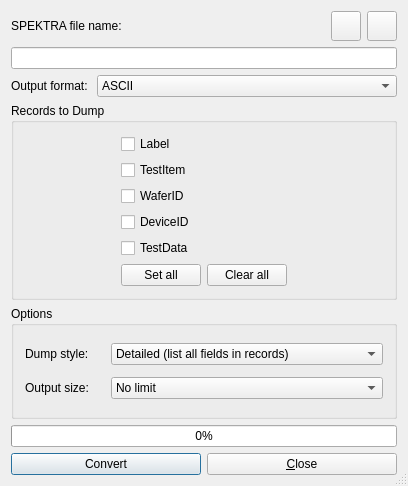
<ui version="4.0" >
 <class>ImportSpektraDialog_base</class>
 <widget class="QDialog" name="ImportSpektraDialog_base" >
  <property name="geometry" >
   <rect>
    <x>0</x>
    <y>0</y>
    <width>408</width>
    <height>486</height>
   </rect>
  </property>
  <property name="windowTitle" >
   <string>Import Spektra test files</string>
  </property>
  <property name="windowIcon">
   <iconset resource="gex.qrc">
    <normaloff>:/gex/icons/gex_application_48x48.png</normaloff>:/gex/icons/gex_application_48x48.png</iconset>
  </property>
  <property name="autoFillBackground" >
   <bool>true</bool>
  </property>
  <property name="sizeGripEnabled" >
   <bool>true</bool>
  </property>
  <layout class="QVBoxLayout" >
   <item>
    <layout class="QHBoxLayout" name="hBoxLayoutFileName" >
     <item>
      <widget class="QLabel" name="labelFileName" >
       <property name="text" >
        <string>SPEKTRA file name:</string>
       </property>
       <property name="wordWrap" >
        <bool>false</bool>
       </property>
      </widget>
     </item>
     <item>
      <widget class="QPushButton" name="buttonSelect" >
       <property name="sizePolicy" >
        <sizepolicy vsizetype="Fixed" hsizetype="Fixed" >
         <horstretch>0</horstretch>
         <verstretch>0</verstretch>
        </sizepolicy>
       </property>
       <property name="maximumSize" >
        <size>
         <width>30</width>
         <height>30</height>
        </size>
       </property>
       <property name="toolTip" >
        <string>Select or Drag over the STDF file to dump</string>
       </property>
       <property name="text" >
        <string/>
       </property>
       <property name="icon" >
        <iconset resource="C:/Work/Dev_QT4/Galaxy_Products/gex_product/gex/sources/gex.qrc" >
         <normaloff>:/gex/icons/file_open.png</normaloff>:/gex/icons/file_open.png</iconset>
       </property>
       <property name="iconSize" >
        <size>
         <width>32</width>
         <height>32</height>
        </size>
       </property>
      </widget>
     </item>
     <item>
      <widget class="QPushButton" name="buttonProperties" >
       <property name="sizePolicy" >
        <sizepolicy vsizetype="Fixed" hsizetype="Fixed" >
         <horstretch>0</horstretch>
         <verstretch>0</verstretch>
        </sizepolicy>
       </property>
       <property name="maximumSize" >
        <size>
         <width>30</width>
         <height>30</height>
        </size>
       </property>
       <property name="toolTip" >
        <string>Show STDF file properties</string>
       </property>
       <property name="text" >
        <string/>
       </property>
       <property name="icon" >
        <iconset resource="C:/Work/Dev_QT4/Galaxy_Products/gex_product/gex/sources/gex.qrc" >
         <normaloff>:/gex/icons/properties.png</normaloff>:/gex/icons/properties.png</iconset>
       </property>
       <property name="iconSize" >
        <size>
         <width>32</width>
         <height>32</height>
        </size>
       </property>
      </widget>
     </item>
    </layout>
   </item>
   <item>
    <widget class="QLineEdit" name="editFileName" >
     <property name="acceptDrops" >
      <bool>false</bool>
     </property>
     <property name="toolTip" >
      <string>STDF file to Dump...</string>
     </property>
     <property name="readOnly" >
      <bool>true</bool>
     </property>
    </widget>
   </item>
   <item>
    <layout class="QHBoxLayout" name="hBoxLayoutOutputFormat" >
     <item>
      <widget class="QLabel" name="labelOutputFormat" >
       <property name="sizePolicy" >
        <sizepolicy vsizetype="Fixed" hsizetype="Fixed" >
         <horstretch>0</horstretch>
         <verstretch>0</verstretch>
        </sizepolicy>
       </property>
       <property name="minimumSize" >
        <size>
         <width>80</width>
         <height>20</height>
        </size>
       </property>
       <property name="maximumSize" >
        <size>
         <width>80</width>
         <height>20</height>
        </size>
       </property>
       <property name="text" >
        <string>Output format:</string>
       </property>
       <property name="wordWrap" >
        <bool>false</bool>
       </property>
      </widget>
     </item>
     <item>
      <widget class="QComboBox" name="comboOutputFormat" >
       <item>
        <property name="text" >
         <string>ASCII</string>
        </property>
       </item>
       <item>
        <property name="text" >
         <string>STDF</string>
        </property>
       </item>
      </widget>
     </item>
    </layout>
   </item>
   <item>
    <widget class="QGroupBox" name="groupRecords" >
     <property name="title" >
      <string>Records to Dump</string>
     </property>
     <layout class="QGridLayout" name="gridLayout_2" >
      <item row="0" column="0" >
       <layout class="QVBoxLayout" name="hBoxLayoutCheckBoxRecords" >
        <item>
         <widget class="QCheckBox" name="checkLabel" >
          <property name="toolTip" >
           <string>FAR: File Attributes Record</string>
          </property>
          <property name="text" >
           <string>Label</string>
          </property>
         </widget>
        </item>
        <item>
         <widget class="QCheckBox" name="checkTestItem" >
          <property name="toolTip" >
           <string>ATR: Audit Trail Record</string>
          </property>
          <property name="text" >
           <string>TestItem</string>
          </property>
         </widget>
        </item>
        <item>
         <widget class="QCheckBox" name="checkWaferID" >
          <property name="toolTip" >
           <string>MIR: Master Information Record</string>
          </property>
          <property name="text" >
           <string>WaferID</string>
          </property>
         </widget>
        </item>
        <item>
         <widget class="QCheckBox" name="checkDeviceID" >
          <property name="toolTip" >
           <string>MRR: Master Results Record</string>
          </property>
          <property name="text" >
           <string>DeviceID</string>
          </property>
         </widget>
        </item>
        <item>
         <widget class="QCheckBox" name="checkTestData" >
          <property name="toolTip" >
           <string>PCR: Part Count Record</string>
          </property>
          <property name="text" >
           <string>TestData</string>
          </property>
         </widget>
        </item>
       </layout>
      </item>
      <item row="1" column="0" >
       <layout class="QHBoxLayout" name="hBoxLayoutButtonRecords" >
        <item>
         <widget class="QPushButton" name="buttonSetAllRecords" >
          <property name="sizePolicy" >
           <sizepolicy vsizetype="Fixed" hsizetype="Fixed" >
            <horstretch>0</horstretch>
            <verstretch>0</verstretch>
           </sizepolicy>
          </property>
          <property name="text" >
           <string>Set all</string>
          </property>
         </widget>
        </item>
        <item>
         <widget class="QPushButton" name="buttonClearAllRecords" >
          <property name="sizePolicy" >
           <sizepolicy vsizetype="Fixed" hsizetype="Fixed" >
            <horstretch>0</horstretch>
            <verstretch>0</verstretch>
           </sizepolicy>
          </property>
          <property name="text" >
           <string>Clear all</string>
          </property>
         </widget>
        </item>
       </layout>
      </item>
     </layout>
    </widget>
   </item>
   <item>
    <widget class="QGroupBox" name="groupOptions" >
     <property name="title" >
      <string>Options</string>
     </property>
     <layout class="QGridLayout" name="gridLayout" >
      <item row="0" column="0" >
       <layout class="QHBoxLayout" name="hBoxLayoutFieldFilter" >
        <item>
         <widget class="QLabel" name="labelFieldFilter" >
          <property name="sizePolicy" >
           <sizepolicy vsizetype="Fixed" hsizetype="Fixed" >
            <horstretch>0</horstretch>
            <verstretch>0</verstretch>
           </sizepolicy>
          </property>
          <property name="minimumSize" >
           <size>
            <width>80</width>
            <height>20</height>
           </size>
          </property>
          <property name="maximumSize" >
           <size>
            <width>80</width>
            <height>20</height>
           </size>
          </property>
          <property name="text" >
           <string>Dump style:</string>
          </property>
          <property name="wordWrap" >
           <bool>false</bool>
          </property>
         </widget>
        </item>
        <item>
         <widget class="QComboBox" name="comboFieldFilter" >
          <item>
           <property name="text" >
            <string>Detailed (list all fields in records)</string>
           </property>
          </item>
          <item>
           <property name="text" >
            <string>Short (list record names only, no data fields)</string>
           </property>
          </item>
         </widget>
        </item>
       </layout>
      </item>
      <item row="1" column="0" >
       <layout class="QHBoxLayout" name="hBoxLayoutSizeLimit" >
        <item>
         <widget class="QLabel" name="labelSizeLimit" >
          <property name="sizePolicy" >
           <sizepolicy vsizetype="Fixed" hsizetype="Fixed" >
            <horstretch>0</horstretch>
            <verstretch>0</verstretch>
           </sizepolicy>
          </property>
          <property name="minimumSize" >
           <size>
            <width>80</width>
            <height>20</height>
           </size>
          </property>
          <property name="maximumSize" >
           <size>
            <width>80</width>
            <height>20</height>
           </size>
          </property>
          <property name="text" >
           <string>Output size:</string>
          </property>
          <property name="wordWrap" >
           <bool>false</bool>
          </property>
         </widget>
        </item>
        <item>
         <widget class="QComboBox" name="comboSizeLimit" >
          <property name="toolTip" >
           <string>Maximum size of the Dump</string>
          </property>
          <item>
           <property name="text" >
            <string>No limit</string>
           </property>
          </item>
          <item>
           <property name="text" >
            <string>500 kb maximum</string>
           </property>
          </item>
          <item>
           <property name="text" >
            <string>1 Mb maximum</string>
           </property>
          </item>
          <item>
           <property name="text" >
            <string>2 Mb maximum</string>
           </property>
          </item>
          <item>
           <property name="text" >
            <string>3 Mb maximum</string>
           </property>
          </item>
          <item>
           <property name="text" >
            <string>4 Mb maximum</string>
           </property>
          </item>
          <item>
           <property name="text" >
            <string>5 Mb maximum</string>
           </property>
          </item>
          <item>
           <property name="text" >
            <string>10 Mb maximum</string>
           </property>
          </item>
         </widget>
        </item>
       </layout>
      </item>
     </layout>
    </widget>
   </item>
   <item>
    <layout class="QVBoxLayout" name="hBoxLayoutBottom" >
     <item>
      <widget class="QProgressBar" name="progressBar" >
       <property name="value" >
        <number>0</number>
       </property>
       <property name="alignment" >
        <set>Qt::AlignCenter</set>
       </property>
      </widget>
     </item>
     <item>
      <layout class="QHBoxLayout" name="hBoxLayoutDialogButton" >
       <property name="spacing" >
        <number>6</number>
       </property>
       <property name="margin" >
        <number>0</number>
       </property>
       <item>
        <widget class="QPushButton" name="buttonExport" >
         <property name="text" >
          <string>Convert</string>
         </property>
         <property name="shortcut" >
          <string/>
         </property>
         <property name="autoDefault" >
          <bool>true</bool>
         </property>
         <property name="default" >
          <bool>true</bool>
         </property>
        </widget>
       </item>
       <item>
        <widget class="QPushButton" name="buttonClose" >
         <property name="text" >
          <string>&amp;Close</string>
         </property>
         <property name="shortcut" >
          <string>Alt+C</string>
         </property>
         <property name="autoDefault" >
          <bool>true</bool>
         </property>
        </widget>
       </item>
      </layout>
     </item>
    </layout>
   </item>
  </layout>
 </widget>
 <layoutdefault spacing="6" margin="11" />
 <resources>
  <include location="gex.qrc"/>
 </resources>
 <connections>
  <connection>
   <sender>buttonExport</sender>
   <signal>clicked()</signal>
   <receiver>ImportSpektraDialog_base</receiver>
   <slot>OnButtonExport()</slot>
   <hints>
    <hint type="sourcelabel" >
     <x>20</x>
     <y>20</y>
    </hint>
    <hint type="destinationlabel" >
     <x>20</x>
     <y>20</y>
    </hint>
   </hints>
  </connection>
  <connection>
   <sender>buttonClose</sender>
   <signal>clicked()</signal>
   <receiver>ImportSpektraDialog_base</receiver>
   <slot>accept()</slot>
   <hints>
    <hint type="sourcelabel" >
     <x>20</x>
     <y>20</y>
    </hint>
    <hint type="destinationlabel" >
     <x>20</x>
     <y>20</y>
    </hint>
   </hints>
  </connection>
  <connection>
   <sender>buttonSelect</sender>
   <signal>clicked()</signal>
   <receiver>ImportSpektraDialog_base</receiver>
   <slot>OnButtonSelect()</slot>
   <hints>
    <hint type="sourcelabel" >
     <x>20</x>
     <y>20</y>
    </hint>
    <hint type="destinationlabel" >
     <x>20</x>
     <y>20</y>
    </hint>
   </hints>
  </connection>
  <connection>
   <sender>buttonProperties</sender>
   <signal>clicked()</signal>
   <receiver>ImportSpektraDialog_base</receiver>
   <slot>OnButtonProperties()</slot>
   <hints>
    <hint type="sourcelabel" >
     <x>20</x>
     <y>20</y>
    </hint>
    <hint type="destinationlabel" >
     <x>20</x>
     <y>20</y>
    </hint>
   </hints>
  </connection>
  <connection>
   <sender>ImportSpektraDialog_base</sender>
   <signal>sSpektraFileSelected(QString)</signal>
   <receiver>editFileName</receiver>
   <slot>setText(QString)</slot>
   <hints>
    <hint type="sourcelabel" >
     <x>20</x>
     <y>20</y>
    </hint>
    <hint type="destinationlabel" >
     <x>20</x>
     <y>20</y>
    </hint>
   </hints>
  </connection>
  <connection>
   <sender>ImportSpektraDialog_base</sender>
   <signal>sSpektraFileSelected(QString)</signal>
   <receiver>ImportSpektraDialog_base</receiver>
   <slot>OnSpektraFileSelected()</slot>
   <hints>
    <hint type="sourcelabel" >
     <x>20</x>
     <y>20</y>
    </hint>
    <hint type="destinationlabel" >
     <x>20</x>
     <y>20</y>
    </hint>
   </hints>
  </connection>
  <connection>
   <sender>buttonSetAllRecords</sender>
   <signal>clicked()</signal>
   <receiver>ImportSpektraDialog_base</receiver>
   <slot>OnButtonSetAllRecords()</slot>
   <hints>
    <hint type="sourcelabel" >
     <x>20</x>
     <y>20</y>
    </hint>
    <hint type="destinationlabel" >
     <x>20</x>
     <y>20</y>
    </hint>
   </hints>
  </connection>
  <connection>
   <sender>buttonClearAllRecords</sender>
   <signal>clicked()</signal>
   <receiver>ImportSpektraDialog_base</receiver>
   <slot>OnButtonClearAllRecords()</slot>
   <hints>
    <hint type="sourcelabel" >
     <x>20</x>
     <y>20</y>
    </hint>
    <hint type="destinationlabel" >
     <x>20</x>
     <y>20</y>
    </hint>
   </hints>
  </connection>
  <connection>
   <sender>comboOutputFormat</sender>
   <signal>activated(int)</signal>
   <receiver>ImportSpektraDialog_base</receiver>
   <slot>OnOutputFormatChanged(int)</slot>
   <hints>
    <hint type="sourcelabel" >
     <x>20</x>
     <y>20</y>
    </hint>
    <hint type="destinationlabel" >
     <x>20</x>
     <y>20</y>
    </hint>
   </hints>
  </connection>
 </connections>
</ui>
